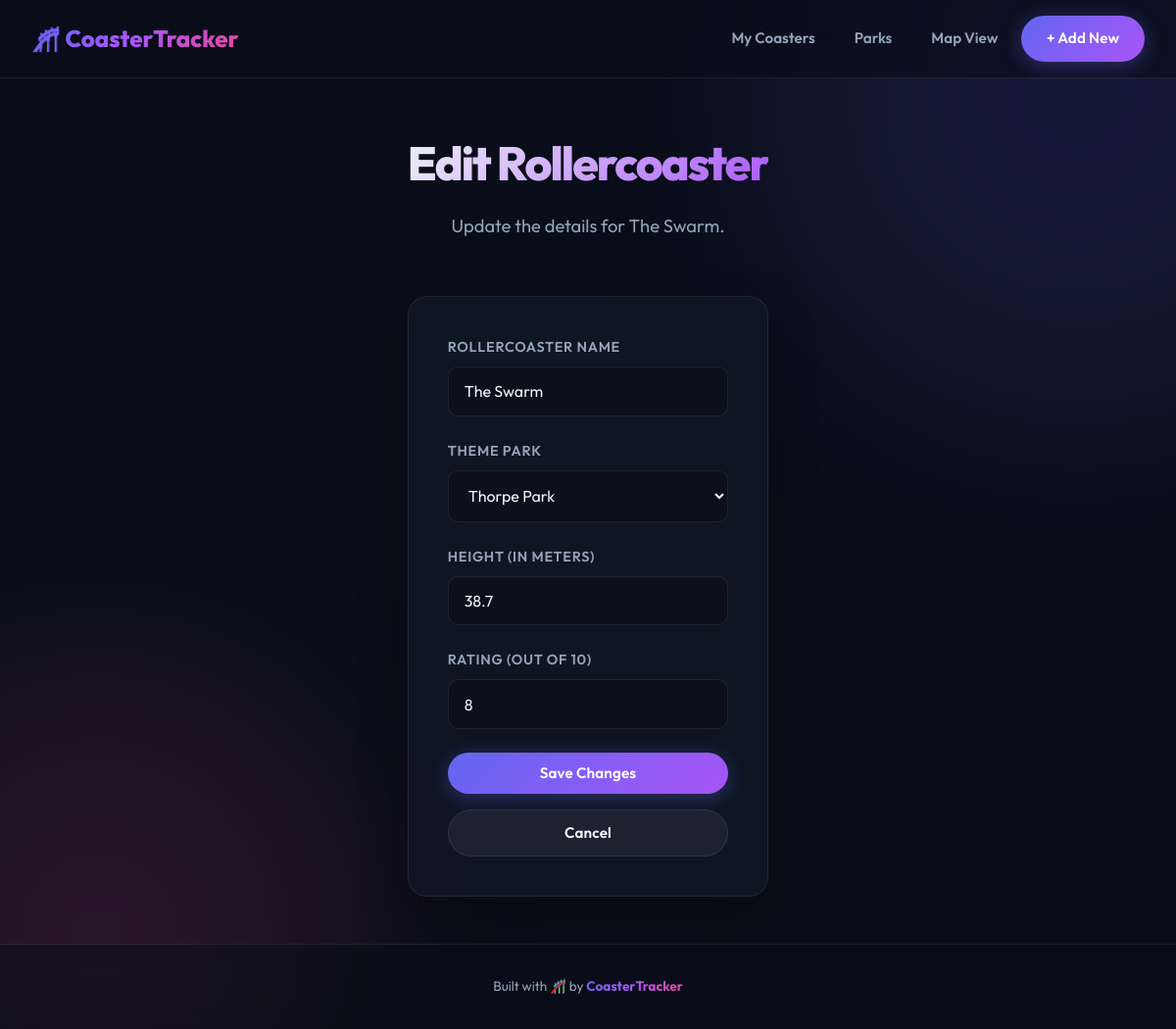
The page /edit/3 on the database its author committed.
### tables this page shows
CREATE TABLE rollercoasters (
            id INTEGER PRIMARY KEY AUTOINCREMENT,
            name TEXT NOT NULL,
            park_name TEXT NOT NULL,
            height REAL NOT NULL,
            rating INTEGER NOT NULL
        , park_id INTEGER);

CREATE TABLE parks (
                id INTEGER PRIMARY KEY AUTOINCREMENT,
                name TEXT NOT NULL UNIQUE,
                latitude REAL,
                longitude REAL
            );

### app.py (the view, shortened to what this page needs)
@app.route('/edit/<int:id>', methods=('GET', 'POST'))
def edit(id):
    conn = get_db_connection()
    coaster = conn.execute('SELECT * FROM rollercoasters WHERE id = ?', (id,)).fetchone()
    parks = conn.execute('SELECT * FROM parks ORDER BY name').fetchall()
    conn.close()
    return render_template('edit.html', coaster=coaster, parks=parks)

### app.py (called while the page is built)
def get_db_connection():
    conn = sqlite3.connect('database.db')
    conn.row_factory = sqlite3.Row
    return conn

### templates/edit.html (shortened to what this page needs)
{% extends 'base.html' %}
{% block content %}
<div class="form-container">
    <header class="page-header">
        <h1>Edit Rollercoaster</h1>
        <p>Update the details for {{ coaster.name }}.</p>
    </header>
    <form method="POST" class="coaster-form">
        <div class="form-group">
            <label for="name">Rollercoaster Name</label>
            <input type="text" id="name" name="name" value="{{ coaster.name }}" required>
        </div>
        <div class="form-group">
            <label for="park_id">Theme Park</label>
            <select id="park_id" name="park_id" required>
                {% for park in parks %}
                <option value="{{ park.id }}" {% if park.id == coaster.park_id %}selected{% endif %}>{{ park.name }}</option>
                {% endfor %}
            </select>
        </div>
        <div class="form-group">
            <label for="height">Height (in meters)</label>
            <input type="number" id="height" name="height" step="0.1" value="{{ coaster.height }}" required>
        </div>
        <div class="form-group">
            <label for="rating">Rating (out of 10)</label>
            <input type="number" id="rating" name="rating" min="1" max="10" value="{{ coaster.rating }}" required>
        </div>
        <div class="form-actions">
            <button type="submit" class="btn btn-primary btn-block">Save Changes</button>
            <a href="{{ url_for('index') }}" class="btn btn-secondary btn-block text-center" style="margin-top: 1rem;">Cancel</a>
        </div>
    </form>
</div>
{% endblock %}

### static/style.css (style rules this page uses)
:root { --bg-color: #0a0e1a; --bg-secondary: #111827; --text-primary: #f1f5f9; --text-secondary: #94a3b8; --accent-1: #6366f1; --accent-2: #a855f7; --accent-3: #ec4899; --accent-gradient: linear-gradient(135deg, var(--accent-1), var(--accent-2), var(--accent-3)); --card-bg: rgba(17, 24, 39, 0.75); --border-color: rgba(255, 255, 255, 0.08); --glow-color: rgba(99, 102, 241, 0.4); --success: #34d399; --danger: #f87171; --warning: #fbbf24; --radius-lg: 20px; --radius-md: 14px; --radius-sm: 10px; }
* { box-sizing: border-box; margin: 0; padding: 0; }
html { scroll-behavior: smooth; }
body { font-family: 'Outfit', sans-serif; background-color: var(--bg-color); color: var(--text-primary); line-height: 1.6; min-height: 100vh; display: flex; flex-direction: column; position: relative; overflow-x: hidden; }
body::before, body::after { content: ''; position: fixed; border-radius: 50%; filter: blur(120px); opacity: 0.15; z-index: -1; animation: float 20s ease-in-out infinite; }
body::before { width: 600px; height: 600px; background: var(--accent-1); top: -200px; right: -200px; }
body::after { width: 500px; height: 500px; background: var(--accent-3); bottom: -150px; left: -150px; animation-delay: -10s; }
.btn { display: inline-block; padding: 0.7rem 1.6rem; border-radius: 9999px; font-weight: 600; text-decoration: none; cursor: pointer; transition: all 0.35s cubic-bezier(0.4, 0, 0.2, 1); border: none; font-family: inherit; font-size: 0.95rem; letter-spacing: 0.01em; }
.btn-primary { background: var(--accent-gradient); background-size: 200% 200%; color: white; box-shadow: 0 4px 20px rgba(99, 102, 241, 0.35); animation: shimmer 3s ease-in-out infinite; }
.btn-block { display: block; width: 100%; text-align: center; }
.btn-secondary { background: rgba(255, 255, 255, 0.06); color: var(--text-primary); border: 1px solid var(--border-color); box-shadow: none; }
.text-center { text-align: center; }
.page-header { text-align: center; margin-bottom: 3.5rem; }
.page-header h1 { font-size: 3rem; font-weight: 800; margin-bottom: 0.75rem; letter-spacing: -0.04em; background: linear-gradient(135deg, var(--text-primary) 0%, var(--accent-2) 100%); -webkit-background-clip: text; -webkit-text-fill-color: transparent; background-clip: text; }
.page-header p { color: var(--text-secondary); font-size: 1.15rem; max-width: 550px; margin: 0 auto; }
.form-container { max-width: 580px; margin: 0 auto; }
.coaster-form { background: var(--card-bg); border: 1px solid var(--border-color); border-radius: var(--radius-lg); padding: 2.5rem; backdrop-filter: blur(12px); box-shadow: 0 20px 50px rgba(0, 0, 0, 0.3); }
.form-group { margin-bottom: 1.5rem; }
.form-group label { display: block; margin-bottom: 0.5rem; font-weight: 600; font-size: 0.9rem; color: var(--text-secondary); text-transform: uppercase; letter-spacing: 0.05em; }
.form-group input, .form-group select { width: 100%; padding: 0.9rem 1rem; background: rgba(10, 14, 26, 0.6); border: 1px solid var(--border-color); border-radius: var(--radius-sm); color: var(--text-primary); font-family: inherit; font-size: 1rem; transition: all 0.3s ease; }
.form-group input::placeholder { color: rgba(148, 163, 184, 0.35); }

### rows shown on the page
rollercoasters: name "The Swarm", park_id "Thorpe Park", height "38.7", rating "8"
